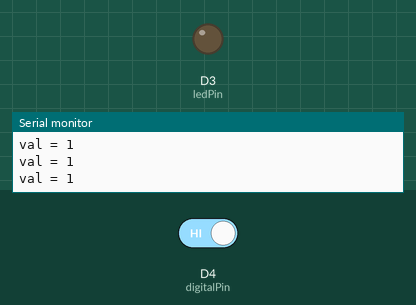
This sketch was run on a simulated ESP8266 (NodeMCU). Shown: output pins drawn as LEDs (lit = HIGH), the last lines printed to the serial monitor. The test bench sets the inputs (shaded band); at power-on: D4 (digitalPin) HIGH.

Above: at 1.2 s.
1.3 s: D4 (digitalPin) driven LOW
At 2.5 s:
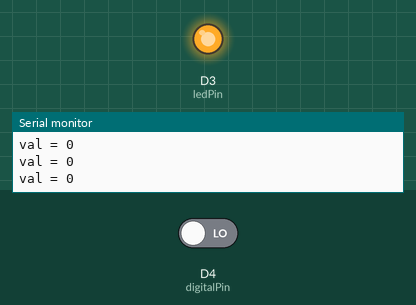
2.8 s: D4 (digitalPin) driven HIGH
At 3.9 s:
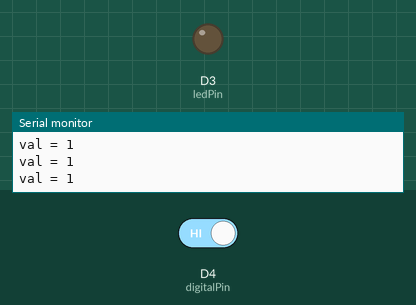
Timing chart, 0 to 5.8 s (numbered marks = the images above; inputs shaded):
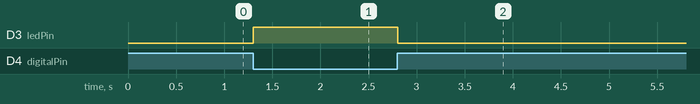

Measured:
- after the input at 1.3 s, D3 (ledPin): LOW → HIGH at once
- after the input at 2.8 s, D3 (ledPin): HIGH → LOW at once

The sketch:

ObjDetect.ino.ino
```cpp
int ledPin = D3;

int digitalPin = D4;

int val = 0;

void setup() {

  pinMode(ledPin, OUTPUT);

  pinMode(digitalPin, INPUT);

  Serial.begin(9600);

}


void loop() {

  val = digitalRead(digitalPin);

  Serial.print("val = ");

  Serial.println(val);

  if (val == 0) {

    digitalWrite(ledPin, HIGH);

  }

  else {

    digitalWrite(ledPin, LOW);

  }

  delay(100);

}

//จากการทดลองวัตถุต่างๆ 5 ชนิดได้ผลการทดลองดังต่อไปนี้
 //1.กระเป๋าดินสอสีเขียวอ่อน จับได้ในระยะ 11 ซม.
 //2.กระเป๋าตังค์สีครีม จับได้ในระยะ 9 ซม.
 //3.โทรศัพท์สีส้ม จับได้ในระยะ 10 ซม.
 //4.บัตรสีดำ จับได้ในระยะ 4.5 ซม.
 //5.เมาส์สีแดง จับได้ในระยะ 10.5 ซม.
 // สรุปได้ว่า จากการทดลองพบว่าวัตถุอื่นๆจับระยะได้น้อยกว่า 15 ซม.เพราะกระดาษสีขาวสะท้อนแสงได้ดีกว่า
```
